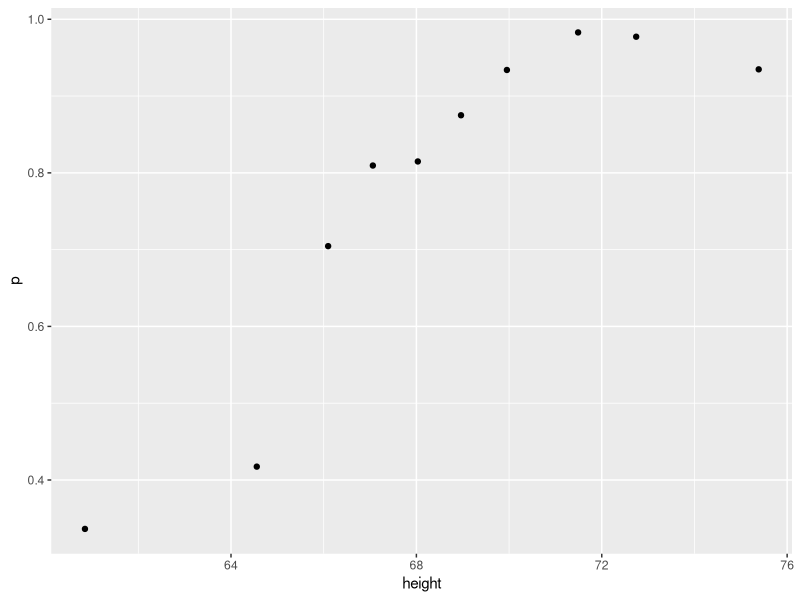

Here is the R script that generated this plot:
library(tidyverse)



########################### QUESTION 1 ###########################
# In a previous module, we covered Bayes' theorem and the Bayesian paradigm.
#  Conditional probabilities are a fundamental part of this previous covered rule.

# P(A|B) = P(B|A)*P(A)/P(B)

# Assume: 
#  - The test is positive 85% of the time when tested on a patient with the disease
#    (high sensitivity): P(test+ | disease) = 0.85
#  - The test is negative 90% of the time when tested on a healthy patient (high
#    specificity): P(test- | healthy) = 90%
#  - The disease if prevalent in 2% of the community: P(disease) = 0.02

# Using Bayes' theorem, calculate the probability that you have the disease if the
#  test is positive.
# P(disease | test+) = P(test+ | diseased) * P(diseased)/P(test+), P(test+) = P(test+|disease)P(disease) + P(test+|healthy)P(healthy)
 0.85*0.02/(0.85*0.2 + 0.1*0.98) # = 0.1478


########################### QUESTION 2 ###########################
# What is the probability that a test is positive?
set.seed(1)
disease <- sample(c(0,1), size=1e6, replace=TRUE, prob=c(0.98,0.02))
test <- rep(NA, 1e6)
test[disease==0] <- sample(c(0,1), size=sum(disease==0), replace=TRUE, prob=c(0.90,0.10))
test[disease==1] <- sample(c(0,1), size=sum(disease==1), replace=TRUE, prob=c(0.15, 0.85))
mean(test == 1)

########################### QUESTION 3 ###########################
# What is the probability that an individual has the disease if the test is negative?
mean(test==0 & disease==1)


########################### QUESTION 4 ###########################
# What is the probability that you have the disease if the test is positive?
#  Remember: calculate the conditional probability the disease is positive assuming a positive test.
mean(disease[test==1] == 1)


########################### QUESTION 5 ###########################
# If the test is positive, what is the relative risk of having the disease?
#  First calculate the probability of having the disease given a positive test,
#  then normalize it against the disease prevalence.
mean(disease[test==1]==1)/mean(disease==1)


########################### QUESTION 6 ###########################
library(dslabs)
data("heights")

ps <- seq(0, 1, 0.1)
heights %>% 
  mutate(g = cut(height, quantile(height, ps), include.lowest = TRUE)) %>%
  group_by(g) %>%
  summarize(p = mean(sex == "Male"), height = mean(height)) %>%
  qplot(height, p, data=.)
